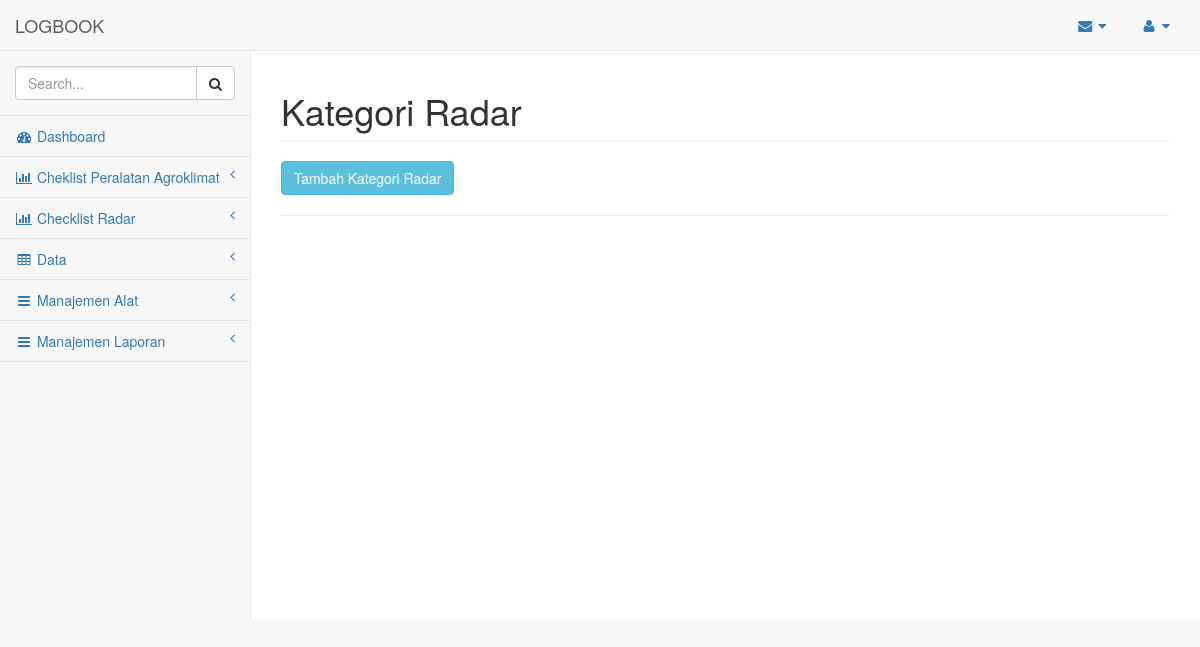
The page /index.php/admin/view/radar on the database as committed earlier.
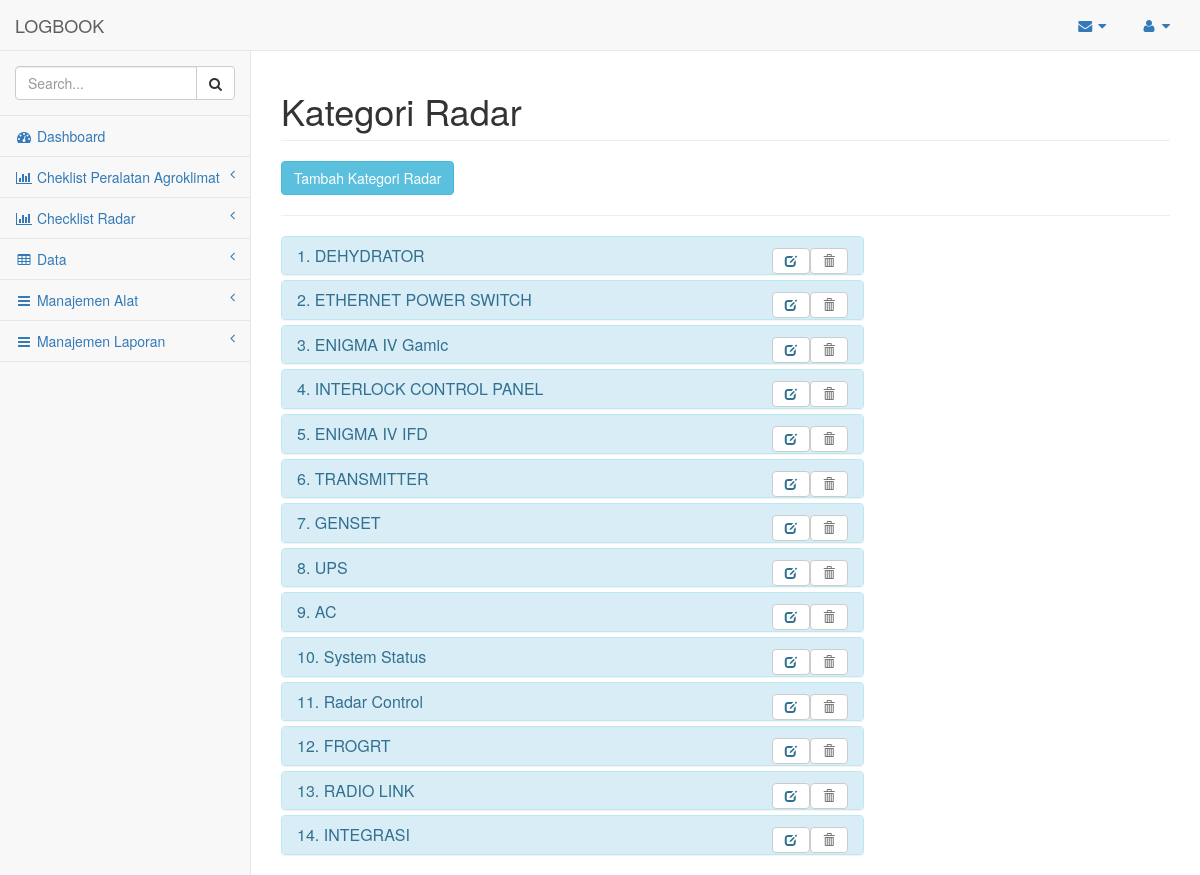
The same page on the database as committed later.
### tables this page shows
CREATE TABLE `kategoriradar` (
  `id_kategori` int(100) NOT NULL,
  `nama_kategori` varchar(100) NOT NULL
);

### application/controllers/Admin.php (called while the page is built, shortened)
<?php
class Admin extends CI_Controller {
	public function __construct(){
        $this->load->model('m_logbook');
        $this->load->helper('url');
        $this->load->library('session');
    }
	public function view($data){
		$kategori = "kategori";
		$alat = "alat";
		$radar = "radar";
		$kategoriradar = "kategoriradar";
		$data1['kategori'] = $this->m_logbook->get($kategori);
		$data1['alat'] = $this->m_logbook->get($alat);
		$data1['kategorialat'] = $this->m_logbook->getKategoriAlat();
		$data1['kategoriradar'] = $this->m_logbook->get($kategoriradar);
		$data1['radar'] = $this->m_logbook->get($radar);
		$data1['kategori_radar'] = $this->m_logbook->getKategoriRadar();
		$data1['laporan'] = $this->m_logbook->get('laporan');
		$data1['data'] = $this->m_logbook->operasijoin2();
		$data1['tanggal'] = $this->m_logbook->grup_tanggal();
		$this->load->view('admin/header');
		$this->load->view('admin/view/'.$data, $data1);
		$this->load->view('admin/footer');
	}
}

### index.php (called while the page is built, shortened)
<?php
require_once BASEPATH.'core/CodeIgniter.php';

### application/models/M_logbook.php (called while the page is built, shortened)
<?php if ( ! defined('BASEPATH')) exit('No direct script access allowed');
	class M_logbook extends CI_Model{
		function get($table){
			$query = $this->db->get($table);
			return $query->result();
		}
}
?>

### application/views/admin/view/radar.php (the view, shortened to what this page needs)
<div id="page-wrapper">
   <div class="row">
    <div class="col-lg-12">
      <h1 class="page-header">Kategori Radar</h1>
      <button type="button" class="btn btn-info" data-toggle="modal" data-target="#tambahkategoriRadar">Tambah Kategori Radar</button>
      <hr>
</div>
</div>
  <div class="row">
    <div class="col-md-8">
      <div class="panel-group" id="accordion">
        <?php $nomer=1;
        foreach ($kategoriradar as $row1) {
          ?>
          <div class="panel panel-info">
            <div class="panel-heading">
              <h4 class="panel-title">
                <a data-toggle="collapse" data-parent="#accordion" href="#collapse<?php echo $row1->id_kategori; ?>">
                  <?php echo $nomer.". ".$nama_kategori=$row1->nama_kategori; $nomer++; ?>  </a>
                  <?php echo anchor('admin/hapuskategoriRadar/'.$row1->id_kategori, '<button style="float: right" class="btn btn-default small glyphicon glyphicon-trash" title="Hapus"></button>', array('class'=>'delete', 'onclick'=>"return confirmDialog();")); ?>
                 <button style="float: right" class="btn btn-default small glyphicon glyphicon-edit" title="Edit" data-toggle="modal" data-target="#editkategoriRadar<?php echo $row1->id_kategori; ?>"></button>
              </h4>
            </div>
          </div>
          <?php
        };
        ?>
      </div>
    </div>

### application/views/admin/header.php (shortened to what this page needs)
<!DOCTYPE html>
<html lang="en">
<head>
    <link href="<?php echo base_url(); ?>asset/vendor/bootstrap/css/bootstrap.min.css" rel="stylesheet">
    <link href="<?php echo base_url(); ?>asset/vendor/metisMenu/metisMenu.min.css" rel="stylesheet">
    <link href="<?php echo base_url(); ?>asset/dist/css/sb-admin-2.css" rel="stylesheet">
    <link href="<?php echo base_url(); ?>asset/vendor/morrisjs/morris.css" rel="stylesheet">
    <link href="<?php echo base_url(); ?>asset/vendor/font-awesome/css/font-awesome.min.css" rel="stylesheet" type="text/css">
</head>
<body>
    <div id="wrapper">
        <nav class="navbar navbar-default navbar-static-top" role="navigation" style="margin-bottom: 0">
            <div class="navbar-header">
                <a class="navbar-brand" href="index.html">LOGBOOK</a>
            </div>
            <ul class="nav navbar-top-links navbar-right">
                <li class="dropdown">
                    <a class="dropdown-toggle" data-toggle="dropdown" href="#">
                        <i class="fa fa-envelope fa-fw"></i> <i class="fa fa-caret-down"></i>
                    </a>
                </li>
                <li class="dropdown">
                    <a class="dropdown-toggle" data-toggle="dropdown" href="#">
                        <i class="fa fa-user fa-fw"></i> <i class="fa fa-caret-down"></i>
                    </a>
                </li>
            </ul>
            <div class="navbar-default sidebar" role="navigation">
                <div class="sidebar-nav navbar-collapse">
                    <ul class="nav" id="side-menu">
                        <li class="sidebar-search">
                            <div class="input-group custom-search-form">
                                <input type="text" class="form-control" placeholder="Search...">
                                <span class="input-group-btn">
                                <button class="btn btn-default" type="button">
                                    <i class="fa fa-search"></i>
                                </button>
                            </span>
                            </div>
                        </li>
                        <li>
                            <a href="<?php echo base_url('admin'); ?>"><i class="fa fa-dashboard fa-fw"></i> Dashboard</a>
                        </li>
                        <li>
                            <a href="#"><i class="fa fa-bar-chart-o fa-fw"></i> Cheklist Peralatan Agroklimat <span class="fa arrow"></span></a>
                              <li>
                            <a href="#"><i class="fa fa-bar-chart-o fa-fw"></i> Checklist Radar <span class="fa arrow"></span></a>
                        </li>
                        </li>
                            <li>
                            <a href="#"><i class="fa fa-table fa-fw"></i> Data <span class="fa arrow"></span></a>
                        </li>
                            <li>
                            <a href="#"><i class="fa fa-bars fa-fw"></i> Manajemen Alat <span class="fa arrow"></span></a>
                        </li>
                         <li>
                            <a href="<?php echo base_url('admin/view/laporan'); ?>"><i class="fa fa-bars fa-fw"></i> Manajemen Laporan <span class="fa arrow"></span></a>
                        </li>
                </div>
            </div>
        </nav>

### application/views/admin/footer.php (shortened to what this page needs)
</body>
</html>

Rows that differ between the two databases and show on the page:
added kategoriradar: nama_kategori "DEHYDRATOR"
added kategoriradar: nama_kategori "ETHERNET POWER SWITCH"
added kategoriradar: nama_kategori "ENIGMA IV Gamic"
added kategoriradar: nama_kategori "INTERLOCK CONTROL PANEL"
added kategoriradar: nama_kategori "ENIGMA IV IFD"
added kategoriradar: nama_kategori "TRANSMITTER"
added kategoriradar: nama_kategori "GENSET"
added kategoriradar: nama_kategori "UPS"
added kategoriradar: nama_kategori "AC"
added kategoriradar: nama_kategori "System Status"
added kategoriradar: nama_kategori "Radar Control"
added kategoriradar: nama_kategori "FROGRT"
added kategoriradar: nama_kategori "RADIO LINK"
added kategoriradar: nama_kategori "INTEGRASI"
